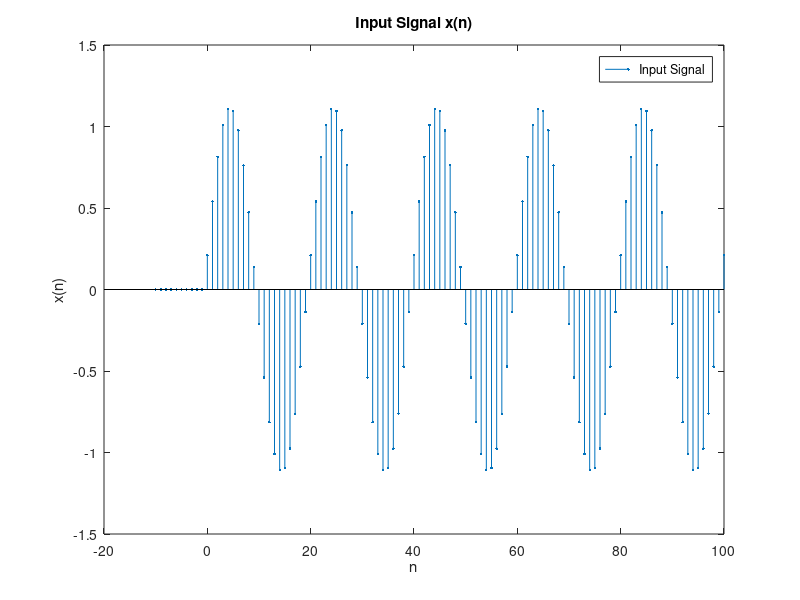
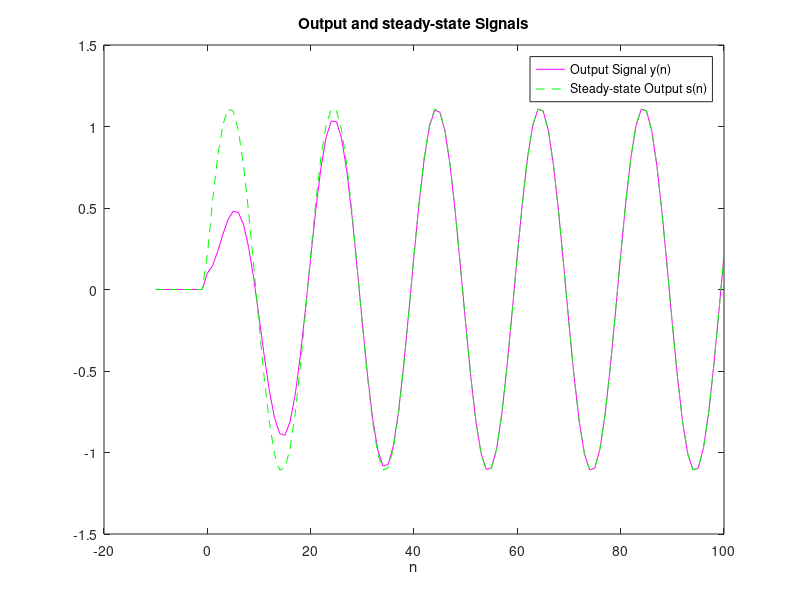

The MATLAB script that drew these images, in order:
clear
close all

u = @(n) (n >= 0); %Function

a = [1 -1.7 0.8];
b = [0.1 -0.12 0.1];

n = -10:100;
x = cos(0.1 * pi * n).*u(n);
y = filter(b,a,x);
z = exp(i*0.1*pi);
Hf = polyval(b, z)/polyval(a, z);
Hfabs = abs(Hf);
Hfangle = angle(Hf);
s = Hfabs * cos(0.1*pi.*n+Hfangle).*u(n);
figure(1)
stem(n,s,'.')
xlabel('n')
ylabel('x(n)')
title('Input Signal x(n)')
legend('Input Signal')
figure(2)
plot(n,y,'m',n,s,'g--')
xlabel('n')
title('Output and steady-state Signals')
legend('Output Signal y(n)', 'Steady-state Output s(n)')